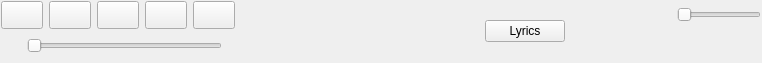
<?xml version="1.0" encoding="UTF-8"?>
<ui version="4.0">
 <class>ControlPanel</class>
 <widget class="QWidget" name="ControlPanel">
  <property name="geometry">
   <rect>
    <x>0</x>
    <y>0</y>
    <width>762</width>
    <height>63</height>
   </rect>
  </property>
  <property name="windowTitle">
   <string/>
  </property>
  <layout class="QGridLayout">
   <property name="margin">
    <number>1</number>
   </property>
   <property name="spacing">
    <number>0</number>
   </property>
   <item row="0" column="0">
    <layout class="QHBoxLayout">
     <property name="spacing">
      <number>6</number>
     </property>
     <property name="margin">
      <number>0</number>
     </property>
     <item>
      <widget class="QToolButton" name="prevButton">
       <property name="minimumSize">
        <size>
         <width>42</width>
         <height>28</height>
        </size>
       </property>
       <property name="whatsThis">
        <string>Skip to previous song</string>
       </property>
       <property name="shortcut">
        <string>Ctrl+PgUp</string>
       </property>
      </widget>
     </item>
     <item>
      <widget class="QToolButton" name="playButton">
       <property name="minimumSize">
        <size>
         <width>42</width>
         <height>28</height>
        </size>
       </property>
       <property name="whatsThis">
        <string>Play</string>
       </property>
       <property name="shortcut">
        <string>Ctrl+Ins</string>
       </property>
      </widget>
     </item>
     <item>
      <widget class="QToolButton" name="pauseButton">
       <property name="minimumSize">
        <size>
         <width>42</width>
         <height>28</height>
        </size>
       </property>
       <property name="whatsThis">
        <string>Pause</string>
       </property>
       <property name="shortcut">
        <string>Ctrl+Home</string>
       </property>
      </widget>
     </item>
     <item>
      <widget class="QToolButton" name="stopButton">
       <property name="minimumSize">
        <size>
         <width>42</width>
         <height>28</height>
        </size>
       </property>
       <property name="whatsThis">
        <string>Stop</string>
       </property>
       <property name="shortcut">
        <string>Ctrl+End</string>
       </property>
      </widget>
     </item>
     <item>
      <widget class="QToolButton" name="nextButton">
       <property name="minimumSize">
        <size>
         <width>42</width>
         <height>28</height>
        </size>
       </property>
       <property name="whatsThis">
        <string>Skip to next song</string>
       </property>
       <property name="shortcut">
        <string>Ctrl+PgDown</string>
       </property>
      </widget>
     </item>
    </layout>
   </item>
   <item row="0" column="11">
    <layout class="QHBoxLayout">
     <property name="spacing">
      <number>6</number>
     </property>
     <property name="margin">
      <number>0</number>
     </property>
     <item>
      <widget class="QPushButton" name="volumeLabel">
       <property name="checkable">
        <bool>true</bool>
       </property>
       <property name="flat">
        <bool>true</bool>
       </property>
      </widget>
     </item>
     <item>
      <widget class="QSlider" name="volumeSlider">
       <property name="maximum">
        <number>100</number>
       </property>
       <property name="orientation">
        <enum>Qt::Horizontal</enum>
       </property>
      </widget>
     </item>
    </layout>
   </item>
   <item row="1" column="0">
    <layout class="QHBoxLayout">
     <property name="spacing">
      <number>6</number>
     </property>
     <property name="margin">
      <number>0</number>
     </property>
     <item>
      <widget class="QLabel" name="timeLabel">
       <property name="sizePolicy">
        <sizepolicy hsizetype="Minimum" vsizetype="Minimum">
         <horstretch>0</horstretch>
         <verstretch>0</verstretch>
        </sizepolicy>
       </property>
      </widget>
     </item>
     <item>
      <widget class="TimeLabel" name="elapsedLabel"/>
     </item>
     <item>
      <widget class="TimeSlider" name="timeSlider">
       <property name="orientation">
        <enum>Qt::Horizontal</enum>
       </property>
      </widget>
     </item>
     <item>
      <widget class="TotalTimeLabel" name="totalLabel">
       <property name="sizePolicy">
        <sizepolicy hsizetype="Minimum" vsizetype="Preferred">
         <horstretch>0</horstretch>
         <verstretch>0</verstretch>
        </sizepolicy>
       </property>
      </widget>
     </item>
    </layout>
   </item>
   <item row="0" column="10" rowspan="2">
    <spacer>
     <property name="orientation">
      <enum>Qt::Horizontal</enum>
     </property>
     <property name="sizeType">
      <enum>QSizePolicy::Minimum</enum>
     </property>
     <property name="sizeHint" stdset="0">
      <size>
       <width>16</width>
       <height>20</height>
      </size>
     </property>
    </spacer>
   </item>
   <item row="1" column="11">
    <spacer>
     <property name="orientation">
      <enum>Qt::Vertical</enum>
     </property>
     <property name="sizeHint" stdset="0">
      <size>
       <width>108</width>
       <height>30</height>
      </size>
     </property>
    </spacer>
   </item>
   <item row="0" column="2" colspan="5">
    <widget class="QLabel" name="titleLabel">
     <property name="sizePolicy">
      <sizepolicy hsizetype="Preferred" vsizetype="Preferred">
       <horstretch>10</horstretch>
       <verstretch>0</verstretch>
      </sizepolicy>
     </property>
     <property name="frameShape">
      <enum>QFrame::NoFrame</enum>
     </property>
     <property name="lineWidth">
      <number>1</number>
     </property>
     <property name="alignment">
      <set>Qt::AlignLeading|Qt::AlignLeft|Qt::AlignVCenter</set>
     </property>
    </widget>
   </item>
   <item row="0" column="1" rowspan="2">
    <spacer>
     <property name="orientation">
      <enum>Qt::Horizontal</enum>
     </property>
     <property name="sizeType">
      <enum>QSizePolicy::Minimum</enum>
     </property>
     <property name="sizeHint" stdset="0">
      <size>
       <width>16</width>
       <height>20</height>
      </size>
     </property>
    </spacer>
   </item>
   <item row="1" column="2" colspan="5">
    <widget class="QLabel" name="artistLabel">
     <property name="sizePolicy">
      <sizepolicy hsizetype="Preferred" vsizetype="Preferred">
       <horstretch>211</horstretch>
       <verstretch>0</verstretch>
      </sizepolicy>
     </property>
     <property name="frameShape">
      <enum>QFrame::NoFrame</enum>
     </property>
     <property name="alignment">
      <set>Qt::AlignLeading|Qt::AlignLeft|Qt::AlignVCenter</set>
     </property>
    </widget>
   </item>
   <item row="0" column="9" rowspan="2">
    <widget class="QPushButton" name="coverArtButton">
     <property name="sizePolicy">
      <sizepolicy hsizetype="Preferred" vsizetype="Preferred">
       <horstretch>0</horstretch>
       <verstretch>0</verstretch>
      </sizepolicy>
     </property>
     <property name="flat">
      <bool>true</bool>
     </property>
    </widget>
   </item>
   <item row="0" column="8" rowspan="2">
    <spacer>
     <property name="orientation">
      <enum>Qt::Horizontal</enum>
     </property>
     <property name="sizeType">
      <enum>QSizePolicy::Minimum</enum>
     </property>
     <property name="sizeHint" stdset="0">
      <size>
       <width>10</width>
       <height>20</height>
      </size>
     </property>
    </spacer>
   </item>
   <item row="0" column="7" rowspan="2">
    <widget class="QPushButton" name="lyricsButton">
     <property name="text">
      <string>Lyrics</string>
     </property>
    </widget>
   </item>
  </layout>
 </widget>
 <customwidgets>
  <customwidget>
   <class>TotalTimeLabel</class>
   <extends>QLabel</extends>
   <header>timelabel.h</header>
  </customwidget>
  <customwidget>
   <class>TimeSlider</class>
   <extends>QSlider</extends>
   <header>timeslider.h</header>
  </customwidget>
  <customwidget>
   <class>TimeLabel</class>
   <extends>QLabel</extends>
   <header>timelabel.h</header>
  </customwidget>
 </customwidgets>
 <tabstops>
  <tabstop>prevButton</tabstop>
  <tabstop>playButton</tabstop>
  <tabstop>pauseButton</tabstop>
  <tabstop>stopButton</tabstop>
  <tabstop>nextButton</tabstop>
  <tabstop>coverArtButton</tabstop>
  <tabstop>volumeSlider</tabstop>
  <tabstop>timeSlider</tabstop>
 </tabstops>
 <resources/>
 <connections/>
</ui>
